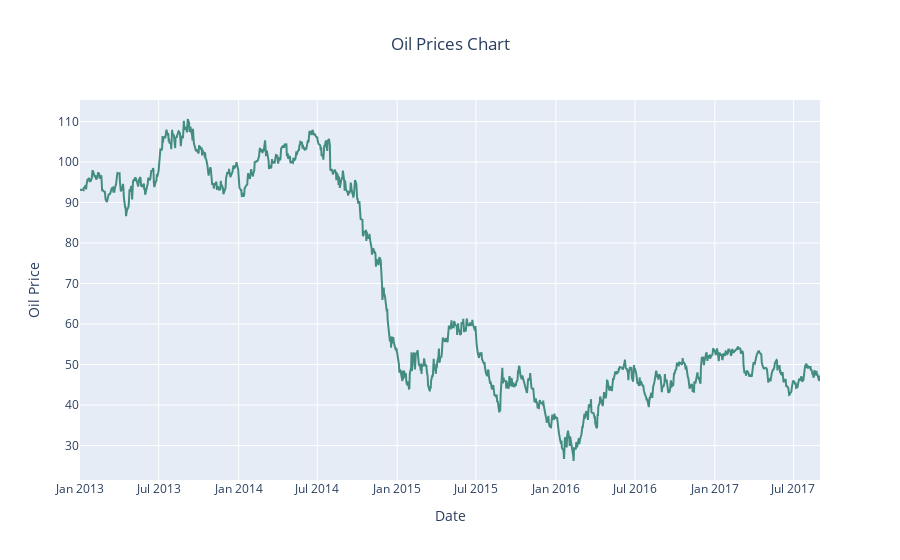

Notebook cell for this chart:
### Code cell
##Let's look at the sales behavior for the whole data
train_aux = train[['date', 'sales']].groupby('date').mean()
train_aux = train_aux.reset_index()
fig = go.Figure(data=go.Scatter(x=oil['date'], 
                                y=oil['dcoilwtico'],
                                marker_color='#438D80', text="sales"))


fig.update_layout({"title": {"text":'Oil Prices Chart',"x":0.5},
                   "xaxis": {"title":"Date"},
                   "yaxis": {"title":"Oil Price"},
                   "showlegend": False})
fig.show()

### Figure 1 — Plotly figure (JSON) as saved in the notebook; plotly's stock layout.template omitted (floating-point values rounded to 4 significant figures; data arrays with more than 128 entries replaced by an {"elided": "..."} marker saying what was removed)
{"data": [{"marker": {"color": "#438D80"}, "text": "sales", "type": "scatter", "x": {"elided": "1218 str values"}, "y": {"elided": "1218 float values"}}], "layout": {"showlegend": false, "title": {"text": "Oil Prices Chart", "x": 0.5}, "xaxis": {"title": {"text": "Date"}}, "yaxis": {"title": {"text": "Oil Price"}}}}
